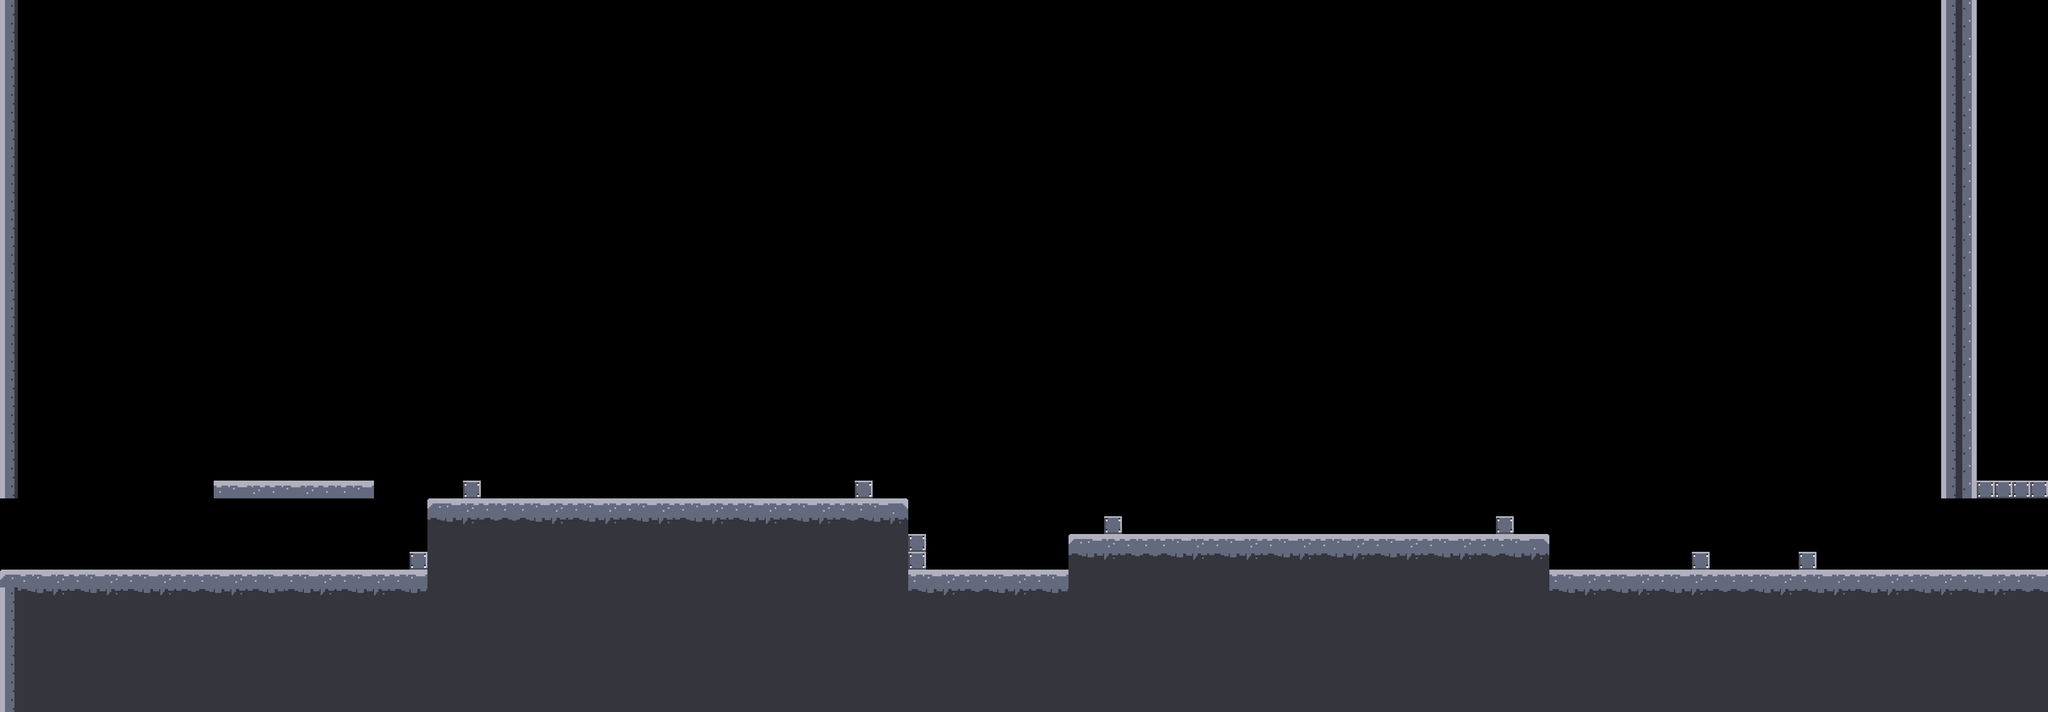

The image is a tile-based game level rendered from a .tmx file. Its description and source (layers, tilesets, objects; grid data summarised) follow:
An orthogonal 115x40 tile map with 32x32 px tiles, 1 tile layer (Platform) and 38 objects.

<map version="1.0" orientation="orthogonal" renderorder="right-up" width="115" height="40" tilewidth="32" tileheight="32" nextobjectid="105">
 <tileset firstgid="1" name="tileset" tilewidth="32" tileheight="32" spacing="2" tilecount="225" columns="15">
  <image source="tileset-pad.png" width="512" height="512" />
 </tileset>
 <layer name="Platform" width="115" height="40">
  <data>[4600 cells, 1196 non-empty, 15 distinct tile ids]</data>
 </layer>
 <objectgroup name="PlatformOb">
  <object id="4" x="0" y="1022.67" width="1984.67" height="257.333" />
  <object id="5" x="0" y="320" width="32" height="702.667" />
  <object id="7" x="32" y="320" width="2176" height="32" />
  <object id="58" x="3488" y="320" width="129" height="577" />
  <object id="59" x="3616" y="896" width="32" height="128" />
  <object id="62" x="1988" y="1024" width="1660" height="256" />
  <object id="75" x="3040" y="992" width="32" height="32" />
  <object id="79" x="1920" y="960" width="864" height="64" />
  <object id="80" x="768" y="896" width="864" height="128" />
  <object id="81" x="384" y="864" width="288" height="32" />
  <object id="82" x="736" y="992" width="32" height="32" />
  <object id="86" x="832" y="864" width="32" height="32" />
  <object id="90" x="1632" y="960" width="32" height="64" />
  <object id="95" x="3232" y="992" width="32" height="32" />
  <object id="96" x="2688" y="928" width="32" height="32" />
  <object id="97" x="1984" y="928" width="32" height="32" />
  <object id="98" x="1536" y="864" width="32" height="32" />
 </objectgroup>
 <objectgroup name="EnemyOb">
  <object id="21" x="1024" y="736" width="32" height="32" />
  <object id="65" x="3040" y="864" width="32" height="32" />
  <object id="91" x="1472" y="832" width="32" height="32" />
  <object id="92" x="2208" y="896" width="32" height="32" />
  <object id="93" x="2592" y="896" width="32" height="32" />
  <object id="94" x="2880" y="928" width="32" height="32" />
 </objectgroup>
 <objectgroup name="PortalOb">
  <object id="31" x="0" y="1056">
   <properties>
    <property name="place" value="entry" />
    <property name="type" value="body" />
   </properties>
   <polygon points="0,0 32,-32 128,-32 160,0" />
  </object>
  <object id="32" x="32" y="992" width="96" height="32">
   <properties>
    <property name="place" value="entry" />
    <property name="type" value="sensor" />
   </properties>
  </object>
  <object id="33" x="3488" y="1056">
   <properties>
    <property name="place" value="exit" />
    <property name="type" value="body" />
   </properties>
   <polygon points="0,0 32,-32 128,-32 160,0" />
  </object>
  <object id="34" x="3520" y="992" width="96" height="32">
   <properties>
    <property name="place" value="exit" />
    <property name="type" value="sensor" />
   </properties>
  </object>
 </objectgroup>
 <objectgroup name="SwitchOb">
  <object id="46" x="1728" y="960" width="32" height="32">
   <properties>
    <property name="id" value="1" />
   </properties>
  </object>
  <object id="87" x="448" y="800" width="32" height="32">
   <properties>
    <property name="id" value="2" />
   </properties>
  </object>
 </objectgroup>
 <objectgroup name="LaserOb">
  <object id="47" x="576" y="576" width="32" height="286.667">
   <properties>
    <property name="id" value="1" />
   </properties>
  </object>
  <object id="89" x="3328" y="799" width="32" height="225">
   <properties>
    <property name="id" value="2" />
   </properties>
  </object>
 </objectgroup>
 <objectgroup name="CoinOb">
  <object id="68" x="1056" y="832" width="32" height="32" />
  <object id="69" x="640" y="800" width="32" height="32" />
  <object id="100" x="2048" y="864" width="32" height="32" />
  <object id="101" x="2112" y="864" width="32" height="32" />
  <object id="102" x="2816" y="896" width="32" height="32" />
  <object id="103" x="2784" y="896" width="32" height="32" />
  <object id="104" x="320" y="800" width="32" height="32" />
 </objectgroup>
 <objectgroup name="SpikesOb" />
</map>